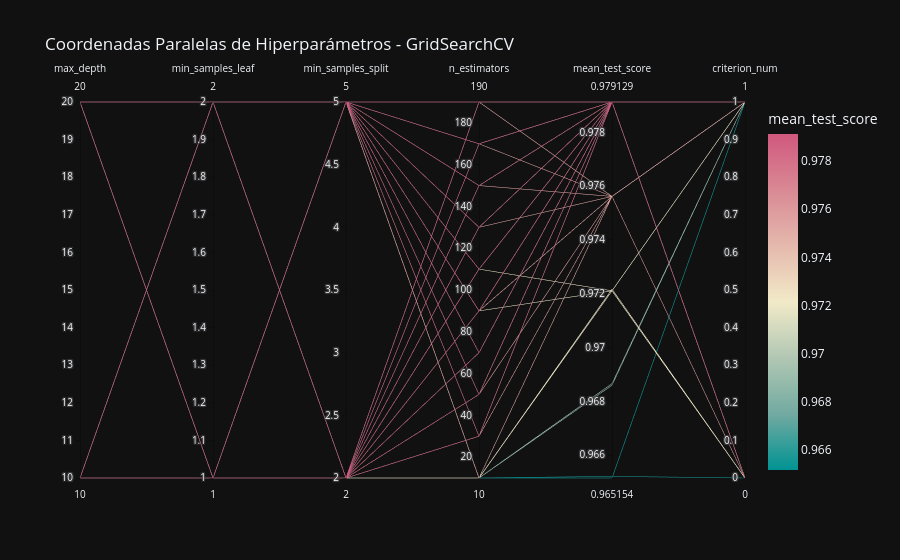
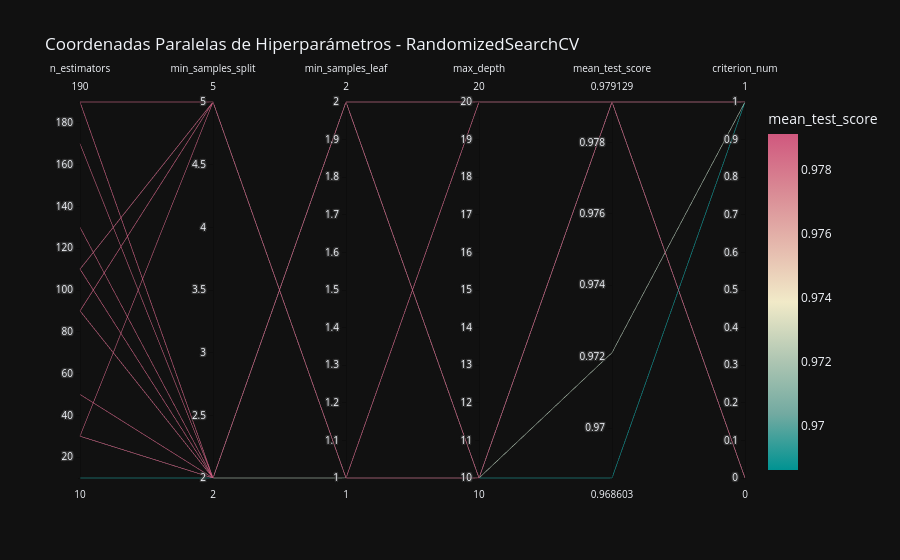
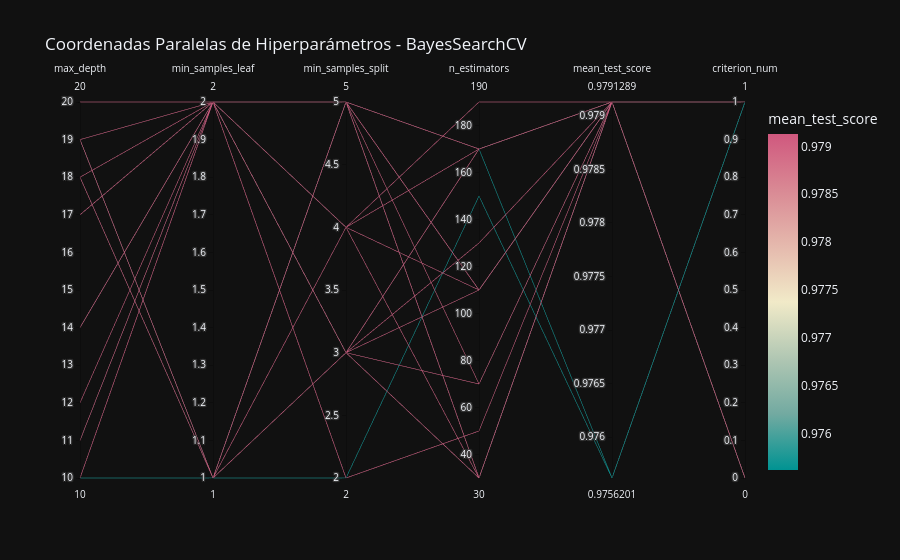

Source (notebook cell) for these figures, in order:
### Code cell
main()

### Figure 1 — Plotly figure (JSON) as saved in the notebook; plotly's stock layout.template omitted (floating-point values rounded to 4 significant figures; data arrays with more than 128 entries replaced by an {"elided": "..."} marker saying what was removed)
{"data": [{"dimensions": [{"label": "max_depth", "values": {"elided": "160 int values"}}, {"label": "min_samples_leaf", "values": {"elided": "160 int values"}}, {"label": "min_samples_split", "values": {"elided": "160 int values"}}, {"label": "n_estimators", "values": {"elided": "160 int values"}}, {"label": "mean_test_score", "values": {"elided": "160 float values"}}, {"label": "criterion_num", "values": {"elided": "160 int values"}}], "domain": {"x": [0.0, 1.0], "y": [0.0, 1.0]}, "line": {"color": {"elided": "160 float values"}, "coloraxis": "coloraxis"}, "name": "", "type": "parcoords"}], "layout": {"coloraxis": {"colorbar": {"title": {"text": "mean_test_score"}}, "colorscale": [[0.0, "rgb(0, 147, 146)"], [0.1667, "rgb(114, 170, 161)"], [0.3333, "rgb(177, 199, 179)"], [0.5, "rgb(241, 234, 200)"], [0.6667, "rgb(229, 185, 173)"], [0.8333, "rgb(217, 137, 148)"], [1.0, "rgb(208, 88, 126)"]], "autocolorscale": false}, "legend": {"tracegroupgap": 0}, "title": {"text": "Coordenadas Paralelas de Hiperparámetros - GridSearchCV"}}}

### Figure 2 — Plotly figure (JSON) as saved in the notebook; plotly's stock layout.template omitted (floating-point values rounded to 4 significant figures)
{"data": [{"dimensions": [{"label": "n_estimators", "values": [110, 170, 30, 110, 90, 190, 30, 30, 10, 50, 190, 90, 110, 130, 90]}, {"label": "min_samples_split", "values": [2, 2, 2, 5, 5, 2, 2, 5, 2, 2, 5, 2, 5, 2, 2]}, {"label": "min_samples_leaf", "values": [2, 2, 2, 1, 1, 2, 2, 1, 2, 2, 1, 1, 1, 2, 2]}, {"label": "max_depth", "values": [10, 10, 20, 20, 10, 10, 10, 20, 10, 20, 10, 10, 10, 20, 10]}, {"label": "mean_test_score", "values": [0.9791, 0.9791, 0.9791, 0.9791, 0.9791, 0.9791, 0.9791, 0.9791, 0.9686, 0.9791, 0.9791, 0.9721, 0.9791, 0.9791, 0.9791]}, {"label": "criterion_num", "values": [1, 1, 1, 0, 1, 0, 1, 0, 1, 1, 0, 1, 0, 0, 0]}], "domain": {"x": [0.0, 1.0], "y": [0.0, 1.0]}, "line": {"color": [0.9791, 0.9791, 0.9791, 0.9791, 0.9791, 0.9791, 0.9791, 0.9791, 0.9686, 0.9791, 0.9791, 0.9721, 0.9791, 0.9791, 0.9791], "coloraxis": "coloraxis"}, "name": "", "type": "parcoords"}], "layout": {"coloraxis": {"colorbar": {"title": {"text": "mean_test_score"}}, "colorscale": [[0.0, "rgb(0, 147, 146)"], [0.1667, "rgb(114, 170, 161)"], [0.3333, "rgb(177, 199, 179)"], [0.5, "rgb(241, 234, 200)"], [0.6667, "rgb(229, 185, 173)"], [0.8333, "rgb(217, 137, 148)"], [1.0, "rgb(208, 88, 126)"]], "autocolorscale": false}, "legend": {"tracegroupgap": 0}, "title": {"text": "Coordenadas Paralelas de Hiperparámetros - RandomizedSearchCV"}}}

### Figure 3 — Plotly figure (JSON) as saved in the notebook; plotly's stock layout.template omitted (floating-point values rounded to 4 significant figures)
{"data": [{"dimensions": [{"label": "max_depth", "values": [17, 19, 19, 12, 14, 19, 18, 19, 17, 18, 11, 19, 19, 14, 11, 14, 18, 10, 20, 10]}, {"label": "min_samples_leaf", "values": [2, 1, 1, 2, 2, 1, 1, 1, 2, 2, 2, 2, 1, 2, 2, 2, 1, 1, 2, 2]}, {"label": "min_samples_split", "values": [3, 5, 3, 4, 4, 3, 5, 5, 3, 3, 4, 3, 5, 5, 3, 5, 4, 2, 5, 2]}, {"label": "n_estimators", "values": [130, 170, 30, 110, 190, 170, 110, 70, 70, 110, 170, 170, 30, 110, 30, 170, 30, 150, 30, 50]}, {"label": "mean_test_score", "values": [0.9791, 0.9791, 0.9791, 0.9791, 0.9791, 0.9756, 0.9791, 0.9791, 0.9791, 0.9791, 0.9791, 0.9791, 0.9791, 0.9791, 0.9791, 0.9791, 0.9791, 0.9756, 0.9791, 0.9791]}, {"label": "criterion_num", "values": [0, 1, 0, 1, 1, 1, 1, 1, 1, 0, 1, 0, 0, 0, 1, 0, 0, 1, 0, 1]}], "domain": {"x": [0.0, 1.0], "y": [0.0, 1.0]}, "line": {"color": [0.9791, 0.9791, 0.9791, 0.9791, 0.9791, 0.9756, 0.9791, 0.9791, 0.9791, 0.9791, 0.9791, 0.9791, 0.9791, 0.9791, 0.9791, 0.9791, 0.9791, 0.9756, 0.9791, 0.9791], "coloraxis": "coloraxis"}, "name": "", "type": "parcoords"}], "layout": {"coloraxis": {"colorbar": {"title": {"text": "mean_test_score"}}, "colorscale": [[0.0, "rgb(0, 147, 146)"], [0.1667, "rgb(114, 170, 161)"], [0.3333, "rgb(177, 199, 179)"], [0.5, "rgb(241, 234, 200)"], [0.6667, "rgb(229, 185, 173)"], [0.8333, "rgb(217, 137, 148)"], [1.0, "rgb(208, 88, 126)"]], "autocolorscale": false}, "legend": {"tracegroupgap": 0}, "title": {"text": "Coordenadas Paralelas de Hiperparámetros - BayesSearchCV"}}}
